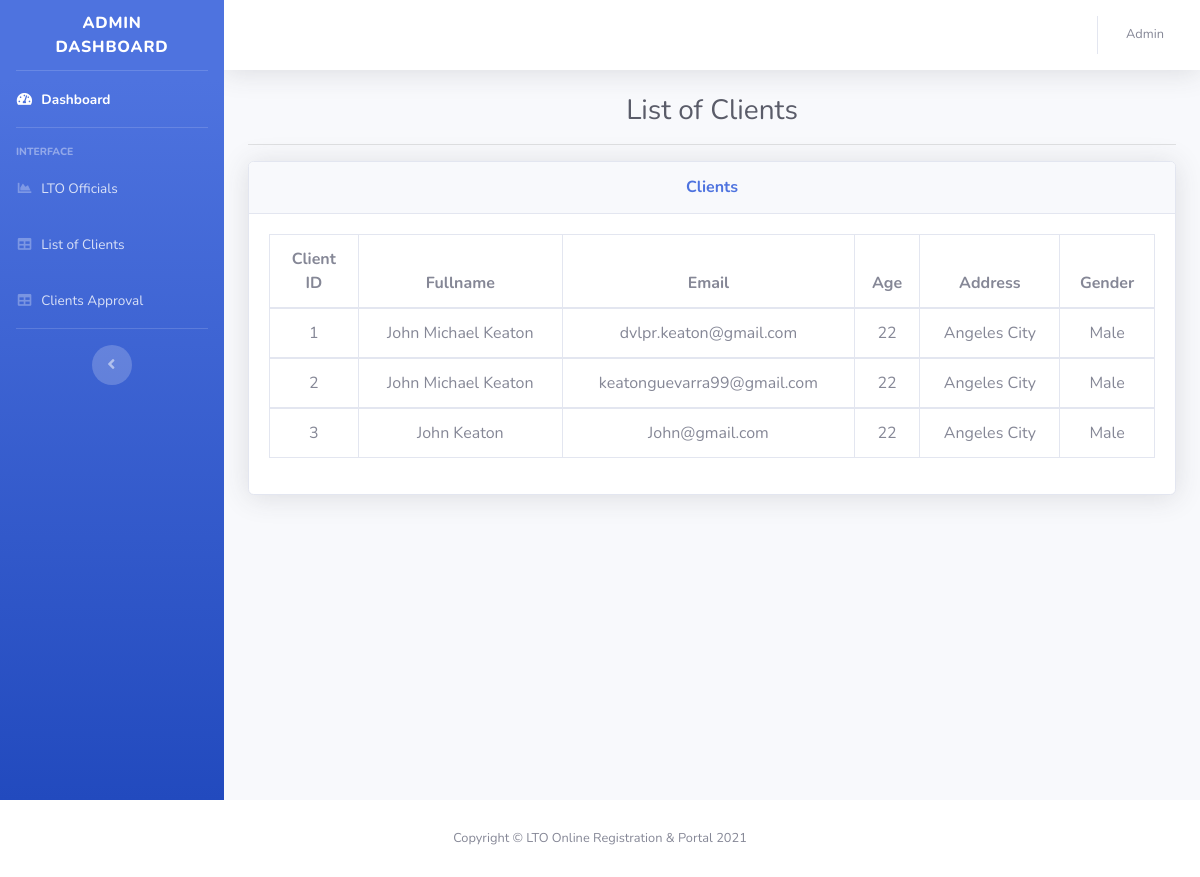
Page /acDashboard.php on the committed database.
### tables this page shows
CREATE TABLE `clienttbl` (
  `ID` int(11) NOT NULL,
  `Fullname` varchar(255) NOT NULL,
  `Birthdate` varchar(255) NOT NULL,
  `Age` varchar(255) NOT NULL,
  `Address` varchar(255) NOT NULL,
  `Contact` varchar(255) NOT NULL,
  `Gender` varchar(255) NOT NULL,
  `Email` varchar(255) NOT NULL,
  `Password` varchar(255) NOT NULL,
  `Status` tinyint(4) NOT NULL
);

### acDashboard.php (the view, shortened to what this page needs)
<!DOCTYPE html>
<html lang="en">
<head>
    <link href="vendor/fontawesome-free/css/all.min.css" rel="stylesheet" type="text/css">
    <link href="css/sb-admin-2.min.css" rel="stylesheet">
</head>
<body id="page-top">
    <div id="wrapper">
        <ul class="navbar-nav bg-gradient-primary sidebar sidebar-dark accordion" id="accordionSidebar">
            <a class="sidebar-brand d-flex align-items-center justify-content-center" href="index.html">
                <div class="sidebar-brand-text mx-3">Admin Dashboard</div>
            </a>
            <hr class="sidebar-divider my-0">
            <li class="nav-item active">
                <a class="nav-link" href="aDashboard.php">
                    <i class="fas fa-fw fa-tachometer-alt"></i>
                    <span>Dashboard</span></a>
            </li>
            <hr class="sidebar-divider">
            <div class="sidebar-heading">
                Interface
            </div>
            <li class="nav-item">
                <a class="nav-link" href="aoDashboard.php">
                    <i class="fas fa-fw fa-chart-area"></i>
                    <span>LTO Officials</span></a>
            </li>
            <li class="nav-item">
                <a class="nav-link" href="acDashboard.php">
                    <i class="fas fa-fw fa-table"></i>
                    <span>List of Clients</span></a>
            </li>
            <li class="nav-item">
                <a class="nav-link" href="acaDashboard.php">
                    <i class="fas fa-fw fa-table"></i>
                    <span>Clients Approval</span></a>
            </li>
            <hr class="sidebar-divider d-none d-md-block">
            <div class="text-center d-none d-md-inline">
                <button class="rounded-circle border-0" id="sidebarToggle"></button>
            </div>
        </ul>
        <div id="content-wrapper" class="d-flex flex-column">
            <div id="content">
                <nav class="navbar navbar-expand navbar-light bg-white topbar mb-4 static-top shadow">
                    <ul class="navbar-nav ml-auto">
                        <li class="nav-item dropdown no-arrow">
                            <a class="nav-link dropdown-toggle" href="#" id="userDropdown" role="button"
                                data-toggle="dropdown" aria-haspopup="true" aria-expanded="false">
                                <span class="mr-2 d-none d-lg-inline text-gray-600 small">Admin</span>
                            </a>
                        </li>
                    </ul>
                </nav>
                <div class="container-fluid" style = "text-align:center">
                    <h1 class="h3 mb-2 text-gray-800">List of Clients</h1>
                            <hr>
                      <div class="card shadow mb-4">
                        <div class="card-header py-3">
                            <h6 class="m-0 font-weight-bold text-primary">Clients</h6>
                        </div>
                        <div class="card-body">
                            <div class="table-responsive">
                                <table class="table table-bordered" id="dataTable" width="100%" cellspacing="0">
                                <?php
                               include ("condb.php");
                                  echo"<thead>
                                  <tr>
                                    <th width='10%'>Client ID</th>
                                    <th>Fullname</th>
                                    <th>Email</th>
                                    <th>Age</th>
                                    <th>Address</th>
                                    <th>Gender</th>
                                  </tr>";
                                $sql = "SELECT * FROM clienttbl WHERE Status = '1'ORDER BY ID";
                                $result = mysqli_query($cn, $sql);
                                  while($row = mysqli_fetch_assoc($result))
                                  {
                                echo"<tbody>";
                                echo "<tr>";
                                echo "<form method='POST' action='subDownload.php?id=" . $row['ID'] . "'>";
                                echo "<td>" . $row['ID'] . " </td> ";
                                echo "<td>" . $row['Fullname'] . " </td> ";
                                echo "<td>" . $row['Email'] . " </td> ";
                                echo "<td>" . $row['Age'] . " </td> ";
                                echo "<td>" . $row['Address'] . " </td> ";
                                echo "<td>" . $row['Gender'] . " </td> ";
                                echo "</form>";
                                echo "</tr>";
                }
                   ?>
               </table>
                            </div>
                        </div>
                    </div>
                            </div>
                        </div>
                    </div>
    </div>
            <footer class="sticky-footer bg-white">
                <div class="container my-auto">
                    <div class="copyright text-center my-auto">
                        <span>Copyright &copy; LTO Online Registration & Portal 2021</span>
                    </div>
                </div>
            </footer>
</body>
</html>

### rows in the picture
clienttbl: ID "1", Fullname "John Michael Keaton", Email "dvlpr.keaton@gmail.com", Age "22", Address "Angeles City", Gender "Male"
clienttbl: ID "2", Fullname "John Michael Keaton", Email "keatonguevarra99@gmail.com", Age "22", Address "Angeles City", Gender "Male"
clienttbl: ID "3", Fullname "John Keaton", Email "John@gmail.com", Age "22", Address "Angeles City", Gender "Male"
